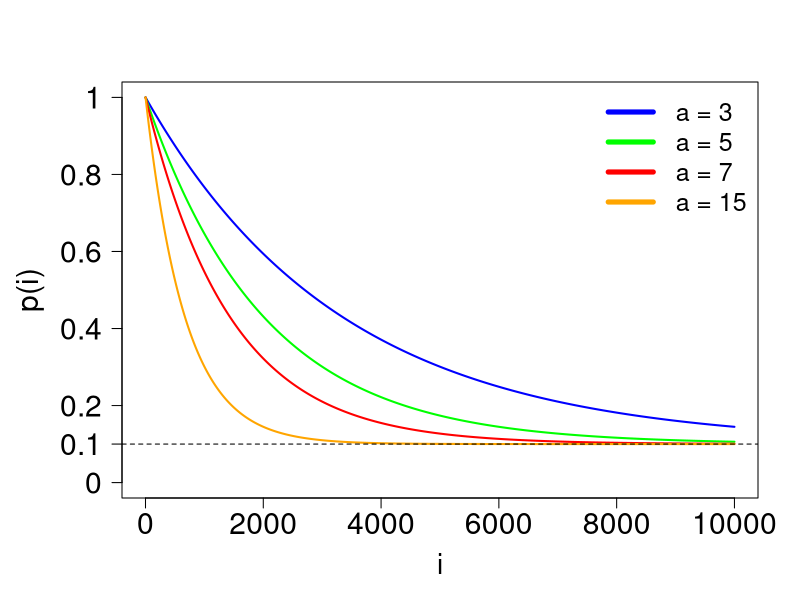

Reproduce this figure in R.
OUTDIR <- "./"

exp_cool <- function(i, ntot, a, b) {
  (1-b)*exp(-a*(i-1)/ntot)+b
}

b <- 0.1

ntot <- 10000

x <- seq(1, ntot, by=1)

cols <- c("blue", "green", "red", "orange")

pdf(file=file.path(OUTDIR, "exp_schedule_a_b.pdf"), width=10, height=6)

oldpar <- par(no.readonly=TRUE)

par(mar=c(5, 6, 4, 2)+0.1, mgp=c(3, 1, 0))

plot(
  x,
  exp_cool(x, ntot, 3, b),
  ylim=c(0, 1),
  type="l",
  col=cols[1],
  lwd=2,
  xlab="i",
  ylab="",
  cex.axis=1.8,
  cex.lab=1.7,
  yaxt="n"
)

axis(
  2,
  at=c(0, 0.1, 0.2, 0.4, 0.6, 0.8, 1),
  labels=c(0, 0.1, 0.2, 0.4, 0.6, 0.8, 1),
  cex.axis=1.8,
  las=1
)

mtext("p(i)", 2, line=4, cex=1.8)

lines(
  x,
  exp_cool(x, ntot, 5, b),
  col=cols[2],
  lwd=2
)

lines(
  x,
  exp_cool(x, ntot, 7, b),
  col=cols[3],
  lwd=2
)

lines(
  x,
  exp_cool(x, ntot, 15, b),
  col=cols[4],
  lwd=2
)

legend(
  "topright",
  c("a = 3", "a = 5", "a = 7", "a = 15"),
  lty=c(1, 1, 1),
  lwd=c(5, 5, 5),
  col=cols,
  cex=1.5,
  bty="n"
)

abline(h=b, lty=2)

par(oldpar)

dev.off()
